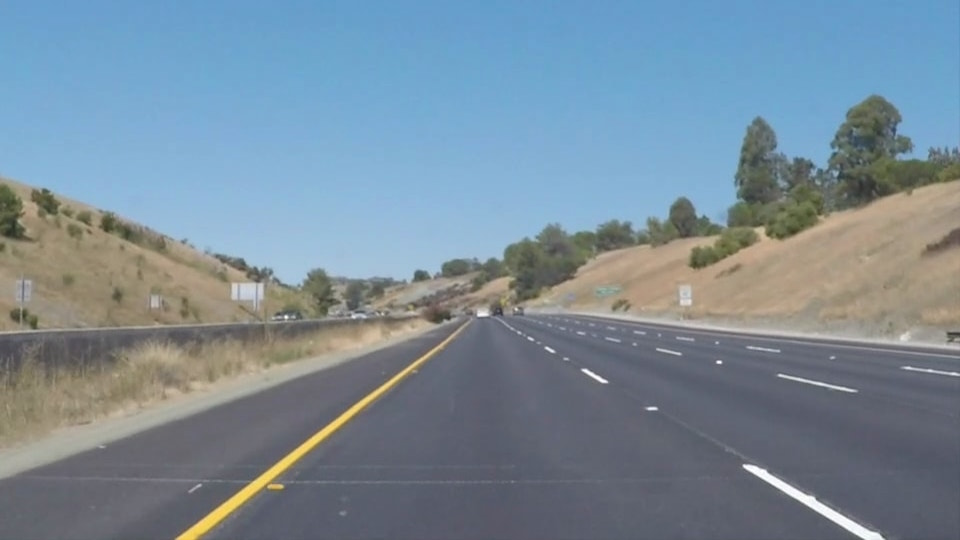
#> input picture img/whiteCarLaneSwitch.jpg, 960 x 540 px
$ jupyter execute --allow-errors lanes_detection_3.ipynb
#> lines starting #> are read from the running program, lines starting #| are printed output that depends on the picture; pictures that were not available may be replaced by others from this repository, and a replacement may not be noted
[cell 1]
import cv2 as cv
import numpy as np
import matplotlib.pyplot as plt

[cell 2]
IMG_PATH = './img/'

[cell 3]
frame = cv.imread(IMG_PATH + 'whiteCarLaneSwitch.jpg')
#> frame is the input picture: shape (540, 960, 3); mean B, G, R 152.9, 139.4, 121.2
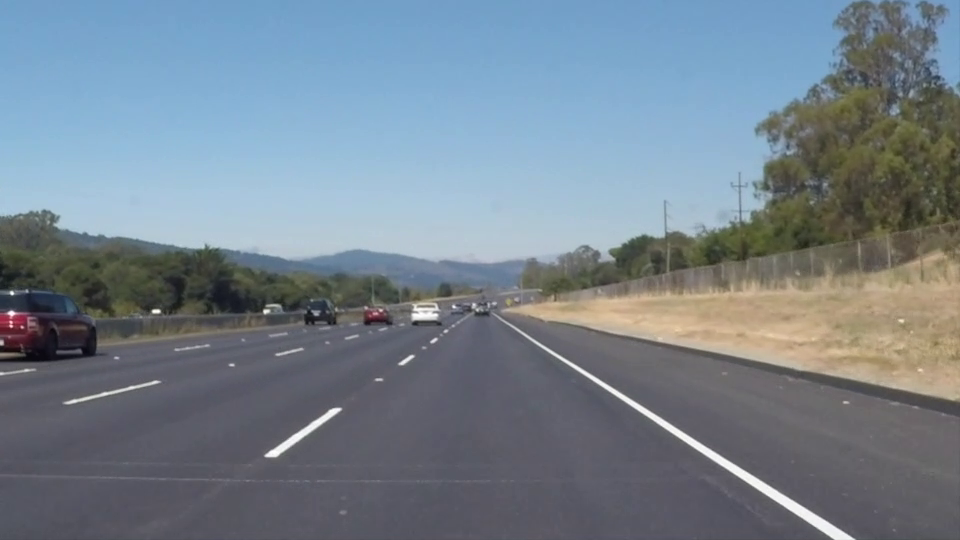
#> input picture frame 22 of video/solidWhiteRight.mp4, 960 x 540 px, given in place of challenge.mp4, which was not available
#> further down, frame is the input picture: shape (540, 960, 3); mean B, G, R 141.9, 130.7, 117.7

[cell 4]
def do_canny(frame):

    # Converts frame to grayscale
    gray = cv.cvtColor(frame, cv.COLOR_RGB2GRAY)
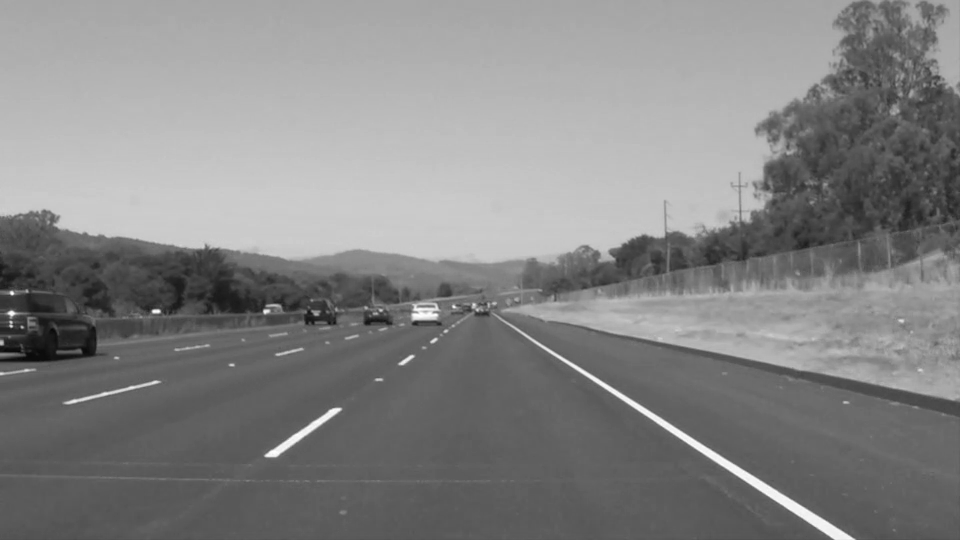
#> gray: shape (540, 960); min 6, max 255, mean 132.6

    # Applies a 5x5 gaussian blur
    blur = cv.GaussianBlur(gray, (5, 5), 0)

    # Applies Canny edge detector
    canny = cv.Canny(blur, 50, 150)
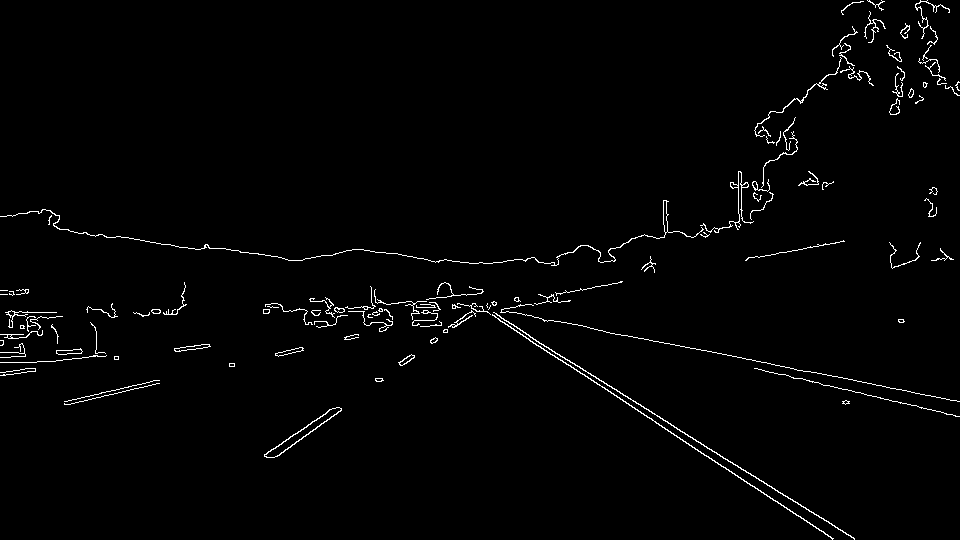
#> canny: shape (540, 960); 1.6% white in thin lines or dots

    return canny

[cell 5]
def do_segment(frame):
    height = frame.shape[0]
#> height = 540
    width = frame.shape[1]
#> width = 960

    # Creates a triangular polygon for the mask defined by three (x, y) coordinates
    polygons = np.array(
                            [(100, height),
                   (width/2-100, height/1.5),
                    (width/2+100, height/1.5),
                   (width, height)]
                        )

    # Creates an image filled with zero
    mask = np.zeros_like(frame)

    # Allows the mask to be filled with values of 1 and the other areas to be filled with values of 0
    cv.fillPoly(mask, polygons, 255)

    # A bitwise and operation between the mask and frame keeps only the triangular area of the frame
    segment = cv.bitwise_and(frame, mask)

    return segment

[cell 6]
# [19 lines left out: function calculate_coordinates, not called in this run]

[cell 7]
# [31 lines left out: function calculate_lines, not called in this run]

[cell 8]
# [12 lines left out: function visualize_lines, not called in this run]

[cell 9]
# [6 lines of commented-out code are left out]

[cell 10]
#cv.imshow('image', output)
#cv.waitKey(0)
#cv.destroyAllWindows()

[cell 11]
# figure = plt.figure(figsize=(10,10))
# plt.imshow(output)

[cell 12]
video = cv.VideoCapture('CarND-LaneLines-P1-master/test_videos/challenge.mp4')

#> (the rest of this cell did not finish here and is left out)
